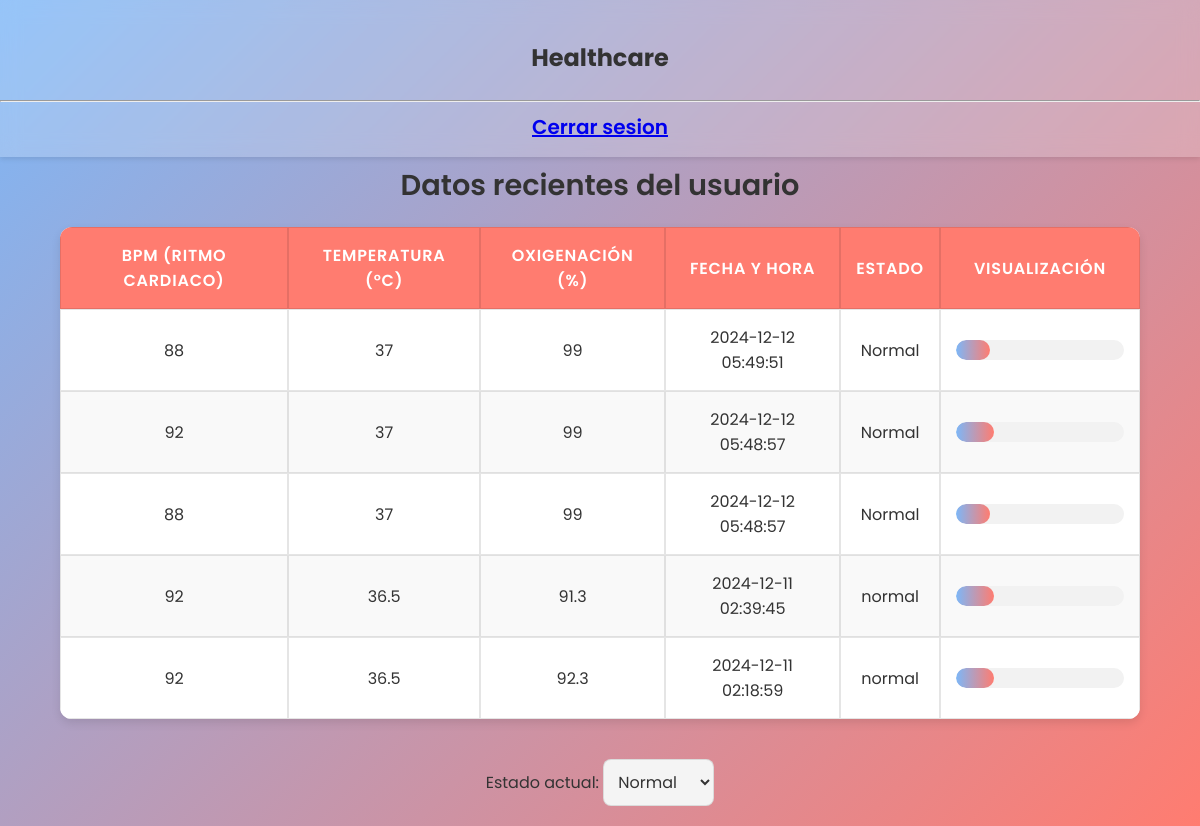
/Healthcare-Proyecto-IA-main/index.php (signed in), run on the app's committed database.
### tables this page shows
CREATE TABLE IF NOT EXISTS `health_data` (
  `ID` int NOT NULL AUTO_INCREMENT,
  `heart_rate` float NOT NULL,
  `temperature` float NOT NULL,
  `timestamp` timestamp NULL DEFAULT CURRENT_TIMESTAMP,
  `spo2` float NOT NULL DEFAULT '0',
  `id_paciente` int NOT NULL,
  `estado` varchar(50) NOT NULL,
  PRIMARY KEY (`ID`),
  KEY `fk_health_data_usuarios` (`id_paciente`)
);

### Healthcare-Proyecto-IA-main/prolog.php (called while the page is built, shortened)
<?php
function ejecutarProlog($consulta)
{
    $archivoProlog = "C:/wamp64/www/gabs/PROYECTOIA/Healthcare-Proyecto-IA/conocimiento.pl";
    $comando = "swipl -s \"$archivoProlog\" -g \"$consulta, halt.\"";
    exec($comando, $salida, $codigoSalida);
    if ($codigoSalida !== 0) {
        return ["error" => "Error al ejecutar Prolog", "codigo" => $codigoSalida];
    }
    return $salida;
}
function formatearSalida($data)
{
    $partes = explode(", ", $data);
    $data = [];
    foreach ($partes as $parte) {
        list($clave, $valor) = explode(": ", $parte);
        $data[trim($clave)] = is_numeric($valor) ? (strpos($valor, '.') !== false ? (float) $valor : (int) $valor) : $valor;
    }
    return $data;
}
function obtenerEstadoPaciente($id, $nombre)
{
    $consulta = "obtener_estado_paciente($id, '$nombre')";
    $result = ejecutarProlog($consulta);
    return formatearSalida($result[0]);
}

### Healthcare-Proyecto-IA-main/index.php (the view, shortened to what this page needs)
<?php
$id_usuario = $_SESSION['user_id'];
try {
    $db = new PDO('mysql:host=localhost;dbname=proyectoia;charset=utf8', 'root', 'root');
    $db->setAttribute(PDO::ATTR_ERRMODE, PDO::ERRMODE_EXCEPTION);
    $query = "SELECT heart_rate, temperature, spo2, timestamp , estado
              FROM health_data
              WHERE id_paciente = :id_usuario
              ORDER BY timestamp DESC
              LIMIT 5";
    $stmt = $db->prepare($query);
    $stmt->bindParam(':id_usuario', $id_usuario);
    $stmt->execute();
    $data = $stmt->fetchAll(PDO::FETCH_ASSOC);
} catch (PDOException $e) {
    die("Error de conexión: " . $e->getMessage());
}
?>
<?php
$id_usuario = $_SESSION['user_id'];
$nombre_usuario = $_SESSION['user'];
include_once "prolog.php";
try {
    $estado_res = obtenerEstadoPaciente($id_usuario, $nombre_usuario);
    $estado = isset($estado_res['Error']) ? 'normal' : $estado_res['estado'];
} catch (PDOException $e) {
    die("Error de conexión: " . $e->getMessage());
}
?>
<!DOCTYPE html>
<html lang="en">
<head>
    <link rel="stylesheet" href="css/index.css">
</head>
<body>
    <header>
        <?php include("header.php"); ?>
        <hr>
        <?php include("navbar.php"); ?>
    </header>
    <h2>Datos recientes del usuario</h2>
    <table>
    <thead>
        <tr>
            <th>BPM (Ritmo Cardiaco)</th>
            <th>Temperatura (°C)</th>
            <th>Oxigenación (%)</th>
            <th>Fecha y hora</th>
            <th>Estado</th>
            <th>Visualización</th>
        </tr>
    </thead>
    <tbody>
        <?php if (!empty($data)): ?>
            <?php foreach ($data as $row): ?>
                <?php
                $minBPM = 60;
                $maxBPM = 200;
                $bpm = (int) $row['heart_rate'];
                $percentage = (($bpm - $minBPM) / ($maxBPM - $minBPM)) * 100;
                ?>
                <tr>
                    <td><?php echo htmlspecialchars($row['heart_rate']); ?></td>
                    <td><?php echo htmlspecialchars($row['temperature']); ?></td>
                    <td><?php echo htmlspecialchars($row['spo2']); ?></td>
                    <td><?php echo htmlspecialchars($row['timestamp']); ?></td>
                    <td><?php echo htmlspecialchars($row['estado']); ?></td>
                    <td>
                        <div class="bar-container">
                            <div class="bar" style="width: <?php echo max(0, min(100, $percentage)); ?>%;"></div>
                        </div>
                    </td>
                </tr>
            <?php endforeach; ?>
        <?php else: ?>
            <tr>
                <td colspan="6">No hay datos registrados.</td>
            </tr>
        <?php endif; ?>
    </tbody>
</table>
    <form method="POST">
        <label for="opciones">Estado actual:</label>
        <select id="opciones" name="opciones" onchange="this.form.submit()">
            <option value="normal" <?= $estado === 'normal' ? 'selected' : '' ?>>Normal</option>
        </select>
    </form>
</body>
</html>

### Healthcare-Proyecto-IA-main/header.php (shortened to what this page needs)
<section class="elements">
    <br>
    <h1>Healthcare</h1>
    <br>
</section>

### Healthcare-Proyecto-IA-main/navbar.php
<section class="menu">
    <nav>
        <ul class="list">
            <li><a href="logout.php"><h4>Cerrar sesion</h4></a></li>
        </ul>
    </nav>
</section>

### Healthcare-Proyecto-IA-main/css/index.css (style rules this page uses)
:root { --primary-color: #ff7c70; --secondary-color: #7cb7f8; --text-color: #333; --background-color: #f4f4f4; --highlight-color: #ffc107; --row-hover-color: rgba(255, 124, 112, 0.15); --border-color: rgba(0, 0, 0, 0.1); --bar-gradient: linear-gradient(90deg, var(--secondary-color), var(--primary-color)); }
* { margin: 0; padding: 0; box-sizing: border-box; font-family: 'Poppins', Arial, sans-serif; }
body { background: linear-gradient(135deg, var(--secondary-color) 0%, var(--primary-color) 100%); color: var(--text-color); min-height: 100vh; display: flex; flex-direction: column; }
header { width: 100%; background: rgba(255, 255, 255, 0.2); padding: 15px 0; text-align: center; backdrop-filter: blur(10px); box-shadow: 0 2px 5px rgba(0, 0, 0, 0.1); }
h2 { text-align: center; margin-top: 7px; font-weight: 600; font-size: 1.8rem; }
h4 { text-align: center; margin-top: 10px; font-weight: 600; font-size: 20px; }
table { margin: 20px auto; border-collapse: separate; border-spacing: 0; width: 90%; border-radius: 12px; overflow: hidden; box-shadow: 0 4px 10px rgba(0, 0, 0, 0.1); background: white; }
th, td { text-align: center; padding: 15px; font-size: 1rem; border: 1px solid var(--border-color); }
th { background-color: var(--primary-color); color: white; font-weight: 600; text-transform: uppercase; letter-spacing: 0.05em; }
tbody tr:nth-child(even) { background-color: #f9f9f9; }
tbody tr:nth-child(odd) { background-color: #ffffff; }
td:last-child { width: 200px; }
.bar-container { position: relative; background-color: #f2f2f2; height: 20px; border-radius: 10px; overflow: hidden; }
.bar { height: 100%; border-radius: 10px; background: var(--bar-gradient); transition: width 0.4s ease; }
form { margin: 20px auto; text-align: center; }
select { padding: 10px; border-radius: 8px; border: 1px solid var(--border-color); background-color: var(--background-color); color: var(--text-color); font-size: 1rem; transition: all 0.3s ease; cursor: pointer; }

### data on the page
health_data: heart_rate "88", temperature "37", spo2 "99", timestamp "2024-12-12 05:49:51", estado "Normal"
health_data: heart_rate "92", temperature "37", spo2 "99", timestamp "2024-12-12 05:48:57", estado "Normal"
health_data: heart_rate "88", temperature "37", spo2 "99", timestamp "2024-12-12 05:48:57", estado "Normal"
health_data: heart_rate "92", temperature "36.5", spo2 "91.3", timestamp "2024-12-11 02:39:45", estado "normal"
health_data: heart_rate "92", temperature "36.5", spo2 "92.3", timestamp "2024-12-11 02:18:59", estado "normal"
